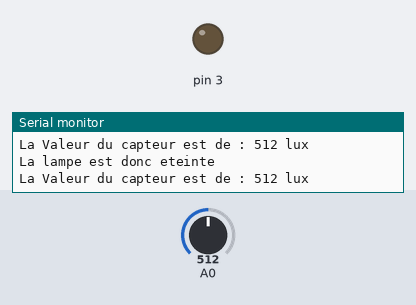
A sketch run on a simulated Arduino Uno, built with avr-gcc and run on an emulated ATmega328P. Parts: output pins drawn as LEDs (lit = HIGH), the last lines printed to the serial monitor. The test bench sets the inputs (shaded band); at power-on: A0 = 512.

Above: at 1.5 s.
1.6 s: A0 set to 357
3.4 s: A0 set to 340
At 4.9 s:
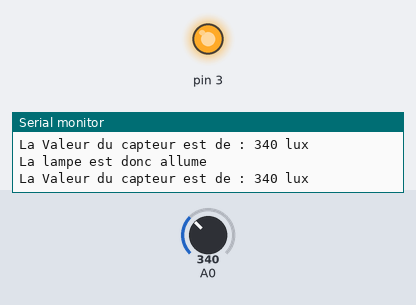
5.2 s: A0 set to 360
At 6.3 s:
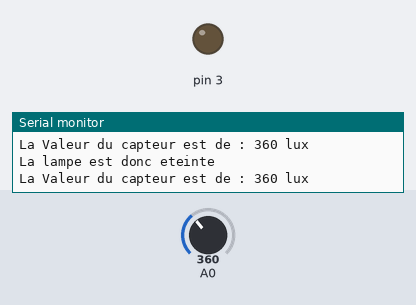
6.7 s: A0 set to 306
At 7.6 s:
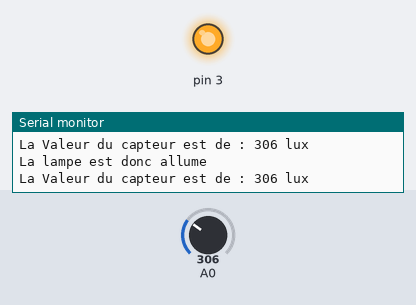
Timing chart, 0 to 9.2 s (numbered marks = the images above; inputs shaded):
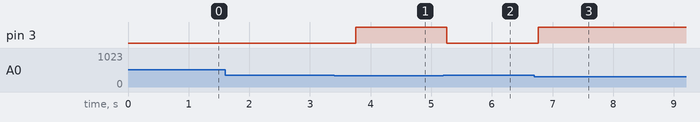

Measured:
- the behaviour switches between 350 and 349 on A0 (found by bisection; images 0 and 1)
- after the input at 3.4 s, pin 3: LOW → HIGH after 0.36 s
- after the input at 5.2 s, pin 3: HIGH → LOW after 0.06 s
- after the input at 6.7 s, pin 3: LOW → HIGH after 0.06 s

The sketch:

prog_capt_et_seuil_arduino.ino
```cpp
int led= 0; // La LED est câblé sur la broche N°3 de la carte Arduino
boolean print =false;

void setup() {
  Serial.begin(9600);
  pinMode(3,OUTPUT);

}

void loop() {
  led= analogRead(0);

  Serial.print("La Valeur du capteur est de : ");
  Serial.print(led);
  Serial.print(" lux");
  Serial.println();

  if (( (led) > (350) && !print)) {
    digitalWrite(3,LOW);
    Serial.println("La lampe est donc eteinte");
    Serial.println("");
    print=true;
  }

    else {
  if (( (led) < (350) && print)) {
      digitalWrite(3, HIGH);
      Serial.println("La lampe est donc allume");
      Serial.println("");
      print = false;
    }
  }
  delay(750);
}
```
